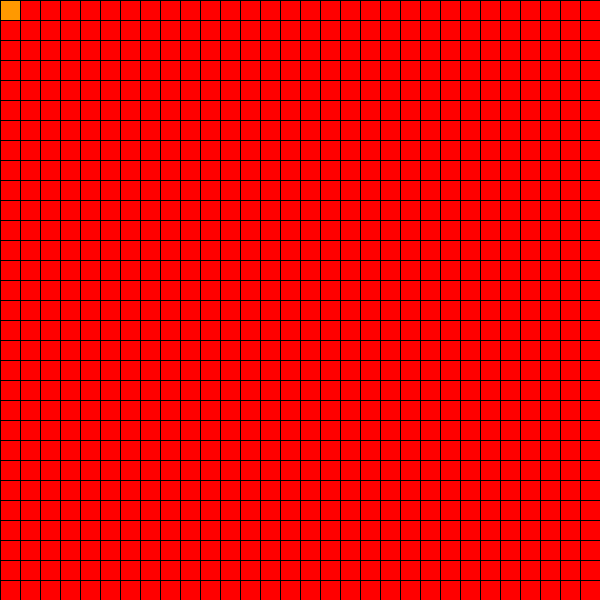
Frame 1 (no input)
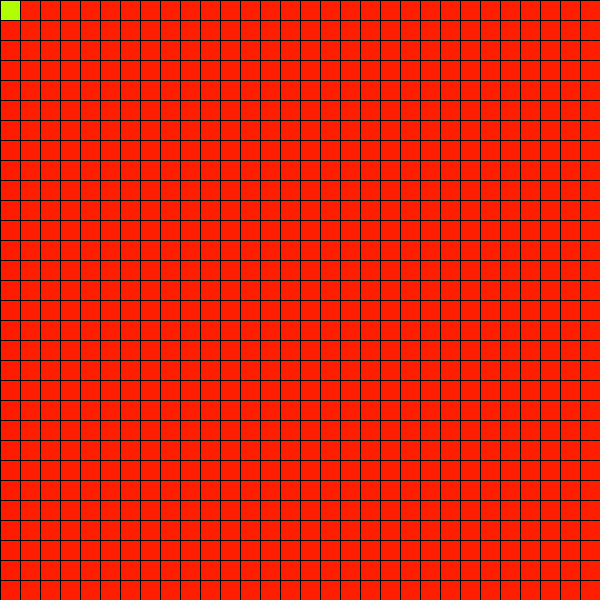
Frame 60 (the mouse pressed at the canvas centre just before this capture)
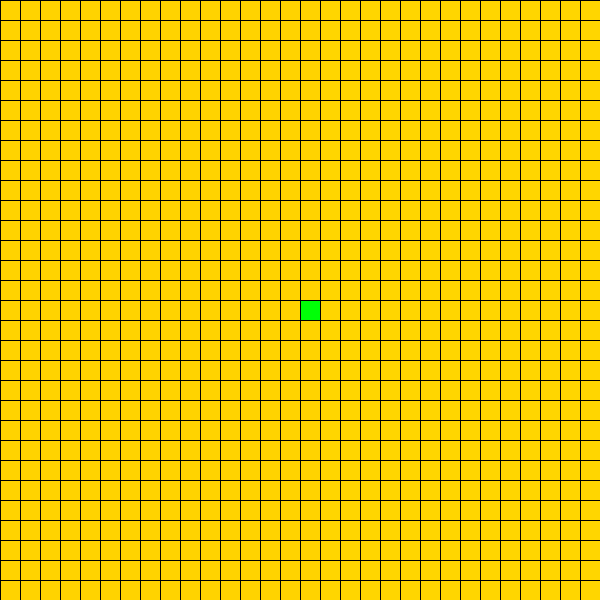
Frame 120 (the mouse held since frame 60 and released just before this capture)

The Processing sketch that drew these frames (run headless with seeded random() and noise(); from frame 60 on, the mouse is pressed at the canvas centre):

// Processing sketch: rect_highlight
// ── rect_highlight.pde
float H = 10;
float S = 100;
float B = 100;
float dH = .2;

void setup() {
  size(600, 600);
  colorMode (HSB, 100, 100, 100, 100);
  noCursor();
}

void draw() {
  for (int x = 0; x<=width; x+=20) {
    float Hfill = H-20;
    for (int y = 0; y<=height; y+=20) {
      fill(Hfill, S, B);
      if (mouseX>=x && mouseX<x+20 && mouseY>=y && mouseY<y+20) {
        fill(H, S, B);
        H = H+dH;
        if (H<0) {
          dH = -dH;
        }
        if (H>=100) {
          dH = -dH;
        }
      }
      rect(x, y, 20, 20);
    }
  }
}
